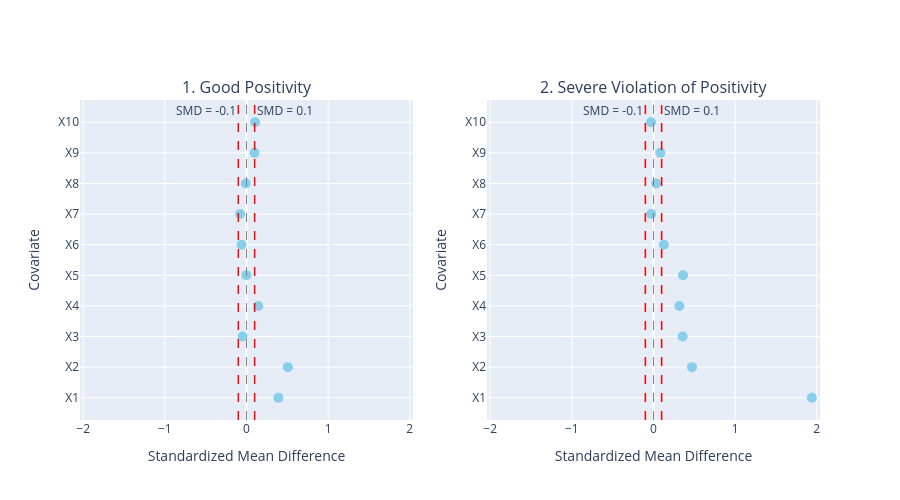

The code cell stored with this chart in its notebook:
### Markdown cell above
## Assumption 4 — Exchangeability

{prf:ref}`exchangeability` — no unmeasured confounding given $X$ — is the **strongest and least verifiable** assumption. We cannot test it directly, but we can do two things:

1. **Check balance on the *observed* confounders.** If adjustment (weighting/matching) has worked, the treated and control groups should look alike on every measured covariate. The **standardised mean difference (SMD)** ({prf:ref}`smd`) summarises each covariate's imbalance; the rule of thumb is $|\text{SMD}| < 0.1$. A **Love plot** displays them all at once.
2. **Stress-test against the *unobserved*.** Because balance on $X$ says nothing about the hidden confounder $U$, we follow up with **sensitivity analysis** (next section).

The Love plot below contrasts the good-positivity and violated regimes. Good balance is necessary but **not sufficient** for exchangeability — it only rules out imbalance in what we measured.

### Code cell
# Define covariates to check balance for
covariates_to_balance = ['X1', 'X2', 'X3', 'X4', 'X5', 'X6', 'X7', 'X8', 'X9', 'X10']

# Create a subplot figure for both plots
fig = sp.make_subplots(rows=1, cols=2, subplot_titles=(
    '1. Good Positivity',
    '2. Severe Violation of Positivity'
))

# Calculate SMD for Good Overlap case
smd_good = calculate_smd(data, covariates_to_balance, 'T_Treatment')

# Calculate SMD for Severe Violation case
smd_violate = calculate_smd(data, covariates_to_balance, 'T_Violate_Positivity')

# Determine a common x-axis limit for both plots
max_smd_abs = max(smd_good.abs().max(), smd_violate.abs().max())
common_x_limit = max_smd_abs + 0.1 # Add a small buffer

# Plot SMD for Good Overlap case (subplot 1)
plot_love_plot(smd_good, '1. Good Overlap', fig, row=1, col=1, x_limit=common_x_limit, dot_color='skyblue')

# Plot SMD for Severe Violation case (subplot 2)
plot_love_plot(smd_violate, '2. Severe Violation', fig, row=1, col=2, x_limit=common_x_limit, dot_color='skyblue')

# Update overall layout of the figure
fig.update_layout(height=500, showlegend=False)
show(fig)

### Figure 1 — Plotly figure (JSON) as saved in the notebook; plotly's stock layout.template omitted (floating-point values rounded to 4 significant figures)
{"data": [{"hovertemplate": "Covariate: %{y}<br>SMD: %{x:.4f}<extra></extra>", "marker": {"color": "skyblue", "size": 10}, "mode": "markers", "name": "SMD", "type": "scatter", "x": [0.3905, 0.5056, -0.04729, 0.1438, -0.001887, -0.06056, -0.0786, -0.009846, 0.09864, 0.1059], "xaxis": "x", "y": ["X1", "X2", "X3", "X4", "X5", "X6", "X7", "X8", "X9", "X10"], "yaxis": "y"}, {"hovertemplate": "Covariate: %{y}<br>SMD: %{x:.4f}<extra></extra>", "marker": {"color": "skyblue", "size": 10}, "mode": "markers", "name": "SMD", "type": "scatter", "x": [1.939, 0.4719, 0.3568, 0.3167, 0.3617, 0.127, -0.02788, 0.03292, 0.08387, -0.03099], "xaxis": "x2", "y": ["X1", "X2", "X3", "X4", "X5", "X6", "X7", "X8", "X9", "X10"], "yaxis": "y2"}], "layout": {"annotations": [{"font": {"size": 16}, "showarrow": false, "text": "1. Good Positivity", "x": 0.225, "xanchor": "center", "xref": "paper", "y": 1, "yanchor": "bottom", "yref": "paper"}, {"font": {"size": 16}, "showarrow": false, "text": "2. Severe Violation of Positivity", "x": 0.775, "xanchor": "center", "xref": "paper", "y": 1, "yanchor": "bottom", "yref": "paper"}, {"showarrow": false, "text": "SMD = 0.1", "x": 0.1, "xanchor": "left", "xref": "x", "y": 1, "yanchor": "top", "yref": "y domain"}, {"showarrow": false, "text": "SMD = -0.1", "x": -0.1, "xanchor": "right", "xref": "x", "y": 1, "yanchor": "top", "yref": "y domain"}, {"showarrow": false, "text": "SMD = 0.1", "x": 0.1, "xanchor": "left", "xref": "x2", "y": 1, "yanchor": "top", "yref": "y2 domain"}, {"showarrow": false, "text": "SMD = -0.1", "x": -0.1, "xanchor": "right", "xref": "x2", "y": 1, "yanchor": "top", "yref": "y2 domain"}], "autosize": true, "height": 500, "shapes": [{"line": {"color": "gray", "dash": "dash", "width": 1}, "type": "line", "x0": 0, "x1": 0, "xref": "x", "y0": 0, "y1": 1, "yref": "y domain"}, {"line": {"color": "red", "dash": "dash", "width": 1.5}, "type": "line", "x0": 0.1, "x1": 0.1, "xref": "x", "y0": 0, "y1": 1, "yref": "y domain"}, {"line": {"color": "red", "dash": "dash", "width": 1.5}, "type": "line", "x0": -0.1, "x1": -0.1, "xref": "x", "y0": 0, "y1": 1, "yref": "y domain"}, {"line": {"color": "gray", "dash": "dash", "width": 1}, "type": "line", "x0": 0, "x1": 0, "xref": "x2", "y0": 0, "y1": 1, "yref": "y2 domain"}, {"line": {"color": "red", "dash": "dash", "width": 1.5}, "type": "line", "x0": 0.1, "x1": 0.1, "xref": "x2", "y0": 0, "y1": 1, "yref": "y2 domain"}, {"line": {"color": "red", "dash": "dash", "width": 1.5}, "type": "line", "x0": -0.1, "x1": -0.1, "xref": "x2", "y0": 0, "y1": 1, "yref": "y2 domain"}], "showlegend": false, "xaxis": {"anchor": "y", "domain": [0, 0.45], "range": [-2.039, 2.039], "title": {"text": "Standardized Mean Difference"}}, "xaxis2": {"anchor": "y2", "domain": [0.55, 1], "range": [-2.039, 2.039], "title": {"text": "Standardized Mean Difference"}}, "yaxis": {"anchor": "x", "categoryarray": ["X1", "X2", "X3", "X4", "X5", "X6", "X7", "X8", "X9", "X10"], "categoryorder": "array", "domain": [0, 1], "title": {"text": "Covariate"}}, "yaxis2": {"anchor": "x2", "categoryarray": ["X1", "X2", "X3", "X4", "X5", "X6", "X7", "X8", "X9", "X10"], "categoryorder": "array", "domain": [0, 1], "title": {"text": "Covariate"}}}}
